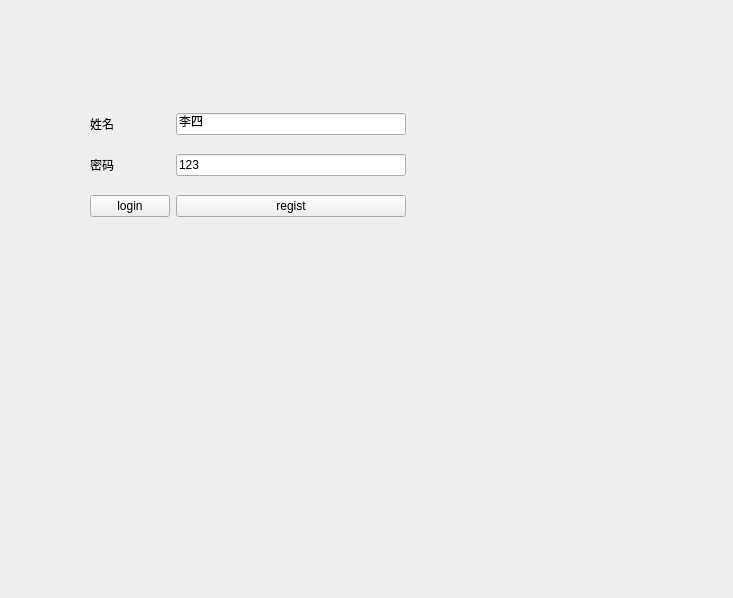
<?xml version="1.0" encoding="UTF-8"?>
<ui version="4.0">
 <class>Login</class>
 <widget class="QWidget" name="Login">
  <property name="geometry">
   <rect>
    <x>0</x>
    <y>0</y>
    <width>733</width>
    <height>598</height>
   </rect>
  </property>
  <property name="windowTitle">
   <string>Form</string>
  </property>
  <widget class="QWidget" name="layoutWidget">
   <property name="geometry">
    <rect>
     <x>90</x>
     <y>100</y>
     <width>316</width>
     <height>131</height>
    </rect>
   </property>
   <layout class="QGridLayout" name="gridLayout">
    <item row="2" column="0">
     <widget class="QPushButton" name="pushButton_login">
      <property name="text">
       <string>login</string>
      </property>
     </widget>
    </item>
    <item row="2" column="1">
     <widget class="QPushButton" name="pushButton_regist">
      <property name="text">
       <string>regist</string>
      </property>
     </widget>
    </item>
    <item row="1" column="0">
     <widget class="QLabel" name="label_2">
      <property name="text">
       <string>密码</string>
      </property>
     </widget>
    </item>
    <item row="1" column="1">
     <widget class="QLineEdit" name="lineEdit_pass">
      <property name="text">
       <string>123</string>
      </property>
     </widget>
    </item>
    <item row="0" column="0">
     <widget class="QLabel" name="label">
      <property name="text">
       <string>姓名</string>
      </property>
     </widget>
    </item>
    <item row="0" column="1">
     <widget class="QLineEdit" name="lineEdit_name">
      <property name="text">
       <string>李四</string>
      </property>
     </widget>
    </item>
   </layout>
  </widget>
 </widget>
 <resources/>
 <connections/>
</ui>
